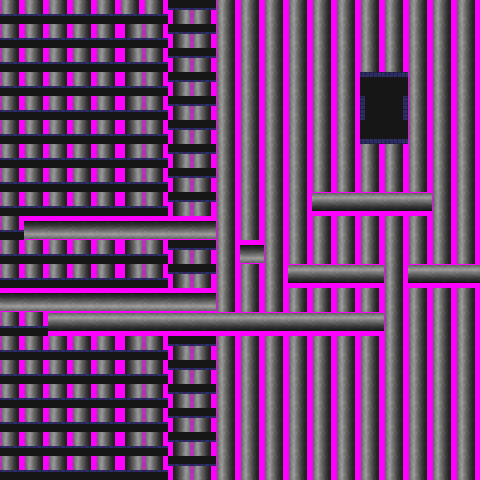

A level layout from a 2D game, rendered from its tile map. Below: a short description, then the map file with its tile-grid data intact:
An orthogonal 20x20 tile map with 24x24 px tiles, 1 tile layer (Livello tile 1).

<map version="1.0" orientation="orthogonal" renderorder="left-down" width="20" height="20" tilewidth="24" tileheight="24" nextobjectid="1">
 <tileset firstgid="1" name="sewer_tileset" tilewidth="24" tileheight="24" tilecount="72" columns="8">
  <image source="sewer_tileset.png" width="192" height="217" />
 </tileset>
 <layer name="Livello tile 1" width="20" height="20">
  <data encoding="csv">
46,46,46,46,46,46,46,3221225518,1073741870,54,54,54,54,54,54,54,54,54,54,54,
46,46,46,46,46,2147483694,46,3221225518,1073741870,54,54,54,54,54,54,54,54,54,54,54,
46,46,46,46,46,2147483694,46,3221225518,1073741870,54,54,54,54,54,54,54,54,54,54,54,
46,46,46,46,46,2147483694,46,3221225518,1073741870,54,54,54,54,54,54,1610612750,1610612750,54,54,54,
46,46,46,46,46,2147483694,46,3221225518,1073741870,54,54,54,54,54,54,2147483662,14,54,54,54,
46,46,46,46,46,2147483694,46,3221225518,1073741870,54,54,54,54,54,54,536870926,536870926,54,54,54,
46,46,46,46,46,2147483694,46,3221225518,1073741870,54,54,54,54,54,54,54,54,54,54,54,
46,46,46,46,46,2147483694,46,3221225518,1073741870,54,54,54,54,54,54,54,54,54,54,54,
46,46,46,46,46,2147483694,46,3221225518,1073741870,54,54,54,54,536870966,536870966,536870966,536870966,536870966,54,54,
46,1610612790,1610612790,1610612790,1610612790,1610612790,1610612790,1610612790,1610612790,54,54,54,54,54,54,54,54,54,54,54,
46,46,46,46,46,2147483694,46,3221225518,1073741870,54,1610612790,54,54,54,54,54,54,54,54,54,
46,46,46,46,46,2147483694,46,3221225518,1073741870,54,54,54,536870966,536870966,536870966,536870966,54,536870966,536870966,536870966,
1610612790,1610612790,1610612790,1610612790,1610612790,1610612790,1610612790,1610612790,1610612790,54,54,54,54,54,54,54,54,54,54,54,
46,46,536870966,536870966,536870966,536870966,536870966,536870966,536870966,536870966,536870966,536870966,536870966,536870966,536870966,536870966,54,54,54,54,
46,46,46,46,46,2147483694,46,3221225518,1073741870,54,54,54,54,54,54,54,54,54,54,54,
46,46,46,46,46,2147483694,46,3221225518,1073741870,54,54,54,54,54,54,54,54,54,54,54,
46,46,46,46,46,2147483694,46,3221225518,1073741870,54,54,54,54,54,54,54,54,54,54,54,
46,46,46,46,46,2147483694,46,3221225518,1073741870,54,54,54,54,54,54,54,54,54,54,54,
46,46,46,46,46,2147483694,46,3221225518,1073741870,54,54,54,54,54,54,54,54,54,54,54,
46,46,46,46,46,2147483694,46,3221225518,1073741870,54,54,54,54,54,54,54,54,54,54,54
</data>
 </layer>
</map>
